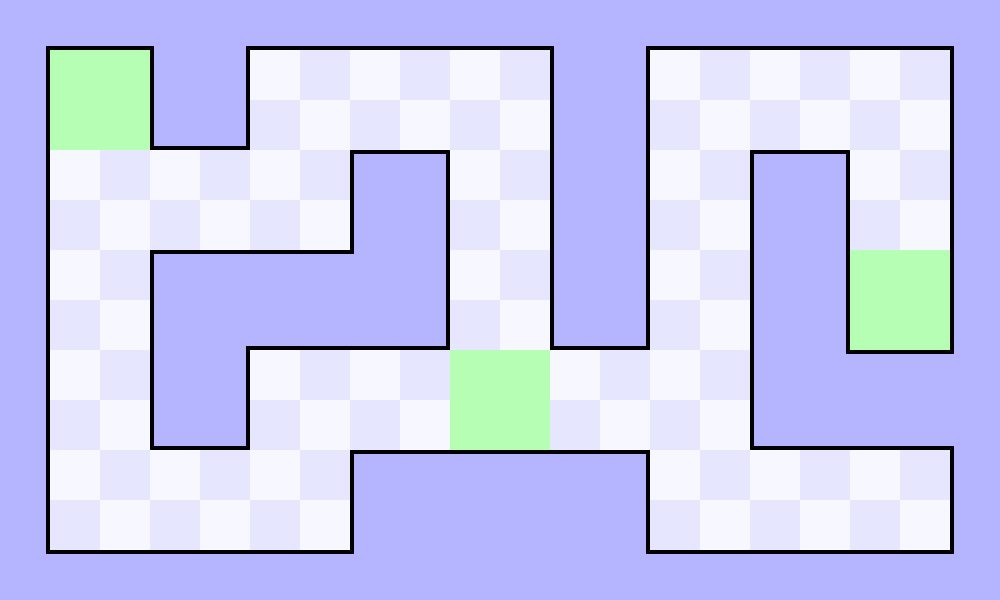

The image is a tile-based game level rendered from a .tmx file. Its description and source (layers, tilesets, objects; grid data summarised) follow:
An orthogonal 20x12 tile map with 50x50 px tiles, 4 tile layers (empty, goal, walls, checkpoint).

<map version="1.5" tiledversion="2021.02.15" orientation="orthogonal" renderorder="right-down" width="20" height="12" tilewidth="50" tileheight="50" infinite="0" nextlayerid="12" nextobjectid="1">
 <tileset firstgid="1" source="mymap.tsx" />
 <layer id="10" name="empty" width="20" height="12">
  <data>[240 cells, 105 non-empty, 2 distinct tile ids]</data>
 </layer>
 <layer id="11" name="goal" width="20" height="12">
  <data>[240 cells, 4 non-empty, 1 distinct tile ids]</data>
 </layer>
 <layer id="9" name="walls" width="20" height="12">
  <data>[240 cells, 124 non-empty, 4 distinct tile ids]</data>
 </layer>
 <layer id="8" name="checkpoint" width="20" height="12">
  <data>[240 cells, 8 non-empty, 1 distinct tile ids]</data>
 </layer>
</map>
